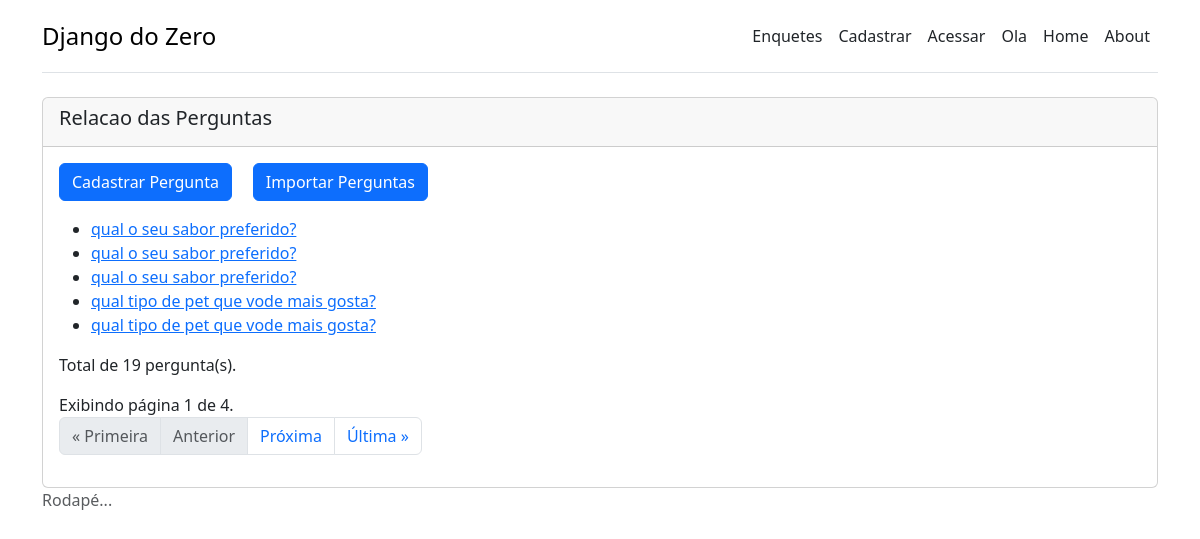
Screenshot of /polls/list with the database file from the repository.
### polls/models.py (models this page shows, shortened)
class Question(models.Model):
    question_text = models.CharField("Pergunta", max_length=200)
    pub_date = models.DateTimeField("Data Publicacao",)
    author = models.ForeignKey(
        User,
        editable=False,
        null=True,
        on_delete=models.DO_NOTHING,
    )
    categoria = models.CharField(
        'Categoria',
        max_length=15,
        choices =[
            ('geral', 'Geral'),
            ('preferencias', 'Preferencias'),
            ('politica', 'Politica'),
        ],
        default=None,
        null=True,
    )
    end_date = models.DateTimeField('Data de Encerramento', blank=True, null=True)
    class Meta:
        verbose_name = 'Perguntax'
        verbose_name_plural = 'Perguntasx'

### polls/views.py (the view)
# urls.py: path('polls/list', views.QuestionListView.as_view(), name='polls_list'),
class QuestionListView(ListView):
    model = Question
    template_name = 'polls/question_list.html'
    context_object_name = 'questions'
    paginate_by = 5
    ordering = ['-pub_date']

### templates/polls/question_list.html (shortened to what this page needs)
{% extends "_layout_main.html" %}
{% block content %}
    <div class="card">
        <div class="card-header">
            <h5 class="card-title"> Relacao das Perguntas</h5>
        </div>
        <div class="card-body">
            <a href="{% url 'question_create_view' %}" class="btn btn-primary mb-3"> Cadastrar Pergunta </a>
            <a href="{% url 'question_import' %}" class="btn btn-primary mb-3"> Importar Perguntas </a>
            <ul>
                {% for question in questions %}
                <li>
                    <a href="{% url 'question_detail' pk=question.id %}" class="link-secundary">
                        {{question.question_text}}
                    </a>
                </li>
                {% empty %}
                <span> Não Há Perguntas Cadastradas </span>
                {% endfor %}
            </ul>
            <p class="count font-weight-bold">
                Total de {{ page_obj.paginator.count }} pergunta(s).
            </p>
            {% if page_obj.paginator.num_pages > 1 %}
                <nav aria-label="...">
                <span class="current">
                    Exibindo página {{ page_obj.number }} de {{ page_obj.paginator.num_pages }}.
                </span>
                <ul class="pagination">
                    {% if page_obj.has_previous %}
                    <li class="page-item">
                        <a class="page-link" href="?page=1">&laquo; Primeira</a>
                    </li>
                    <li class="page-item">
                        <a class="page-link" href="?page={{ page_obj.previous_page_number }}">
                        Anterior
                        </a>
                    </li>
                    {% else %}
                    <li class="page-item disabled">
                        <a class="page-link" href="#">&laquo; Primeira</a>
                    </li>
                    <li class="page-item disabled">
                        <a class="page-link" href="#">Anterior</a>
                    </li>
                    {% endif %}
                    {% if page_obj.has_next %}
                    <li class="page-item">
                        <a class="page-link" href="?page={{ page_obj.next_page_number }}">
                            Próxima
                        </a>
                    </li>
                    <li class="page-item">
                        <a class="page-link" href="?page={{ page_obj.paginator.num_pages }}">
                            Última &raquo;
                        </a>
                    </li>
                    {% endif %}
                </ul>
                </nav>
            {% endif %}
        </div>
    </div>
{% endblock %}

### rows the page displays
Question: question_text "qual o seu sabor preferido?"
Question: question_text "qual o seu sabor preferido?"
Question: question_text "qual o seu sabor preferido?"
Question: question_text "qual tipo de pet que vode mais gosta?"
Question: question_text "qual tipo de pet que vode mais gosta?"

### other values shown
{{ page_obj.paginator.count }} "19"
{{ page_obj.number }} "1"
{{ page_obj.paginator.num_pages }} "4"
